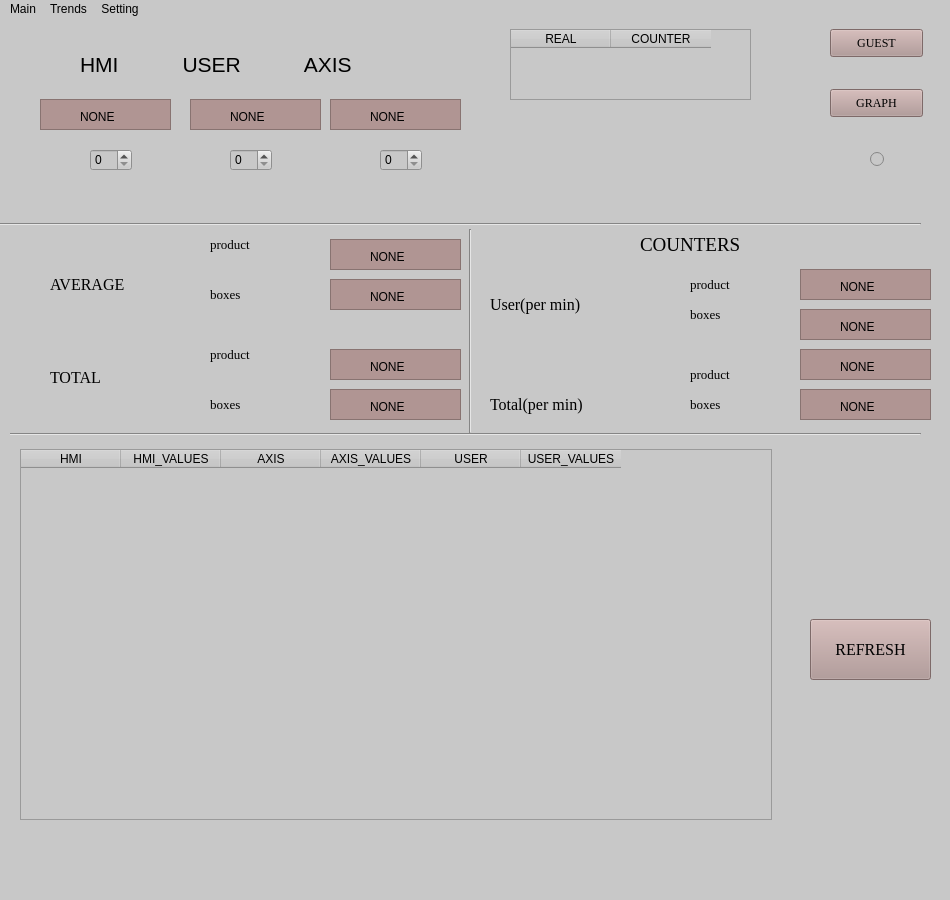
<?xml version="1.0" encoding="UTF-8"?>
<ui version="4.0">
 <class>MainWindow</class>
 <widget class="QMainWindow" name="MainWindow">
  <property name="geometry">
   <rect>
    <x>0</x>
    <y>0</y>
    <width>950</width>
    <height>900</height>
   </rect>
  </property>
  <property name="font">
   <font>
    <family>Times New Roman</family>
   </font>
  </property>
  <property name="windowTitle">
   <string>MainWindow</string>
  </property>
  <property name="styleSheet">
   <string notr="true">background-color: rgb(200, 200, 200);</string>
  </property>
  <widget class="QWidget" name="centralwidget">
   <widget class="QPushButton" name="pushButton">
    <property name="geometry">
     <rect>
      <x>830</x>
      <y>10</y>
      <width>93</width>
      <height>28</height>
     </rect>
    </property>
    <property name="font">
     <font>
      <family>Times New Roman</family>
     </font>
    </property>
    <property name="styleSheet">
     <string notr="true">background-color: rgb(23, 93, 255);
background-color: rgb(176, 149, 147);</string>
    </property>
    <property name="text">
     <string>GUEST</string>
    </property>
   </widget>
   <widget class="QLabel" name="label">
    <property name="geometry">
     <rect>
      <x>80</x>
      <y>20</y>
      <width>531</width>
      <height>51</height>
     </rect>
    </property>
    <property name="font">
     <font>
      <pointsize>16</pointsize>
     </font>
    </property>
    <property name="text">
     <string>HMI           USER           AXIS</string>
    </property>
   </widget>
   <widget class="Line" name="line">
    <property name="geometry">
     <rect>
      <x>10</x>
      <y>400</y>
      <width>911</width>
      <height>31</height>
     </rect>
    </property>
    <property name="styleSheet">
     <string notr="true">color: rgb(255, 255, 255);
selection-background-color: rgb(255, 255, 255);</string>
    </property>
    <property name="orientation">
     <enum>Qt::Horizontal</enum>
    </property>
   </widget>
   <widget class="Line" name="line_4">
    <property name="geometry">
     <rect>
      <x>0</x>
      <y>190</y>
      <width>921</width>
      <height>31</height>
     </rect>
    </property>
    <property name="font">
     <font>
      <weight>75</weight>
      <bold>true</bold>
     </font>
    </property>
    <property name="styleSheet">
     <string notr="true">border-bottom-color: rgb(255, 255, 255);
gridline-color: rgb(255, 255, 255);
border-right-color: rgb(255, 255, 255);
alternate-background-color: rgb(255, 255, 255);
border-color: rgb(255, 255, 255);
color: rgb(255, 255, 255);</string>
    </property>
    <property name="orientation">
     <enum>Qt::Horizontal</enum>
    </property>
   </widget>
   <widget class="QLabel" name="label_2">
    <property name="geometry">
     <rect>
      <x>50</x>
      <y>250</y>
      <width>111</width>
      <height>31</height>
     </rect>
    </property>
    <property name="font">
     <font>
      <family>Times New Roman</family>
      <pointsize>12</pointsize>
     </font>
    </property>
    <property name="text">
     <string>AVERAGE</string>
    </property>
   </widget>
   <widget class="QSpinBox" name="spinBox">
    <property name="geometry">
     <rect>
      <x>380</x>
      <y>130</y>
      <width>42</width>
      <height>22</height>
     </rect>
    </property>
   </widget>
   <widget class="QSpinBox" name="spinBox_2">
    <property name="geometry">
     <rect>
      <x>230</x>
      <y>130</y>
      <width>42</width>
      <height>22</height>
     </rect>
    </property>
   </widget>
   <widget class="QSpinBox" name="spinBox_3">
    <property name="geometry">
     <rect>
      <x>90</x>
      <y>130</y>
      <width>42</width>
      <height>22</height>
     </rect>
    </property>
   </widget>
   <widget class="QPushButton" name="pushButton_2">
    <property name="geometry">
     <rect>
      <x>830</x>
      <y>70</y>
      <width>93</width>
      <height>28</height>
     </rect>
    </property>
    <property name="font">
     <font>
      <family>Times New Roman</family>
     </font>
    </property>
    <property name="styleSheet">
     <string notr="true">background-color: rgb(23, 93, 255);
background-color: rgb(176, 149, 147);</string>
    </property>
    <property name="text">
     <string>GRAPH</string>
    </property>
   </widget>
   <widget class="QLabel" name="label_15">
    <property name="geometry">
     <rect>
      <x>50</x>
      <y>350</y>
      <width>81</width>
      <height>16</height>
     </rect>
    </property>
    <property name="font">
     <font>
      <family>Times New Roman</family>
      <pointsize>12</pointsize>
     </font>
    </property>
    <property name="text">
     <string>TOTAL</string>
    </property>
   </widget>
   <widget class="QLabel" name="label_3">
    <property name="geometry">
     <rect>
      <x>210</x>
      <y>210</y>
      <width>81</width>
      <height>31</height>
     </rect>
    </property>
    <property name="font">
     <font>
      <family>Times New Roman</family>
      <pointsize>10</pointsize>
     </font>
    </property>
    <property name="text">
     <string>product</string>
    </property>
   </widget>
   <widget class="QLabel" name="label_5">
    <property name="geometry">
     <rect>
      <x>210</x>
      <y>260</y>
      <width>81</width>
      <height>31</height>
     </rect>
    </property>
    <property name="font">
     <font>
      <family>Times New Roman</family>
      <pointsize>10</pointsize>
     </font>
    </property>
    <property name="text">
     <string>boxes</string>
    </property>
   </widget>
   <widget class="QTableWidget" name="tableWidget">
    <property name="geometry">
     <rect>
      <x>20</x>
      <y>430</y>
      <width>752</width>
      <height>371</height>
     </rect>
    </property>
    <property name="styleSheet">
     <string notr="true">selection-color: rgb(176, 149, 147);</string>
    </property>
    <column>
     <property name="text">
      <string>HMI</string>
     </property>
    </column>
    <column>
     <property name="text">
      <string>HMI_VALUES</string>
     </property>
    </column>
    <column>
     <property name="text">
      <string>AXIS</string>
     </property>
    </column>
    <column>
     <property name="text">
      <string>AXIS_VALUES</string>
     </property>
    </column>
    <column>
     <property name="text">
      <string>USER</string>
     </property>
    </column>
    <column>
     <property name="text">
      <string>USER_VALUES</string>
     </property>
    </column>
   </widget>
   <widget class="QLabel" name="label_7">
    <property name="geometry">
     <rect>
      <x>210</x>
      <y>320</y>
      <width>81</width>
      <height>31</height>
     </rect>
    </property>
    <property name="font">
     <font>
      <family>Times New Roman</family>
      <pointsize>10</pointsize>
     </font>
    </property>
    <property name="text">
     <string>product</string>
    </property>
   </widget>
   <widget class="QLabel" name="label_11">
    <property name="geometry">
     <rect>
      <x>210</x>
      <y>370</y>
      <width>81</width>
      <height>31</height>
     </rect>
    </property>
    <property name="font">
     <font>
      <family>Times New Roman</family>
      <pointsize>10</pointsize>
     </font>
    </property>
    <property name="text">
     <string>boxes</string>
    </property>
   </widget>
   <widget class="QLabel" name="label_9">
    <property name="geometry">
     <rect>
      <x>690</x>
      <y>370</y>
      <width>81</width>
      <height>31</height>
     </rect>
    </property>
    <property name="font">
     <font>
      <family>Times New Roman</family>
      <pointsize>10</pointsize>
     </font>
    </property>
    <property name="text">
     <string>boxes</string>
    </property>
   </widget>
   <widget class="Line" name="line_3">
    <property name="geometry">
     <rect>
      <x>450</x>
      <y>210</y>
      <width>41</width>
      <height>204</height>
     </rect>
    </property>
    <property name="orientation">
     <enum>Qt::Vertical</enum>
    </property>
   </widget>
   <widget class="QLabel" name="label_14">
    <property name="geometry">
     <rect>
      <x>690</x>
      <y>250</y>
      <width>81</width>
      <height>31</height>
     </rect>
    </property>
    <property name="font">
     <font>
      <family>Times New Roman</family>
      <pointsize>10</pointsize>
     </font>
    </property>
    <property name="text">
     <string>product</string>
    </property>
   </widget>
   <widget class="QLabel" name="label_12">
    <property name="geometry">
     <rect>
      <x>690</x>
      <y>280</y>
      <width>81</width>
      <height>31</height>
     </rect>
    </property>
    <property name="font">
     <font>
      <family>Times New Roman</family>
      <pointsize>10</pointsize>
     </font>
    </property>
    <property name="text">
     <string>boxes</string>
    </property>
   </widget>
   <widget class="QLabel" name="label_4">
    <property name="geometry">
     <rect>
      <x>490</x>
      <y>270</y>
      <width>161</width>
      <height>31</height>
     </rect>
    </property>
    <property name="font">
     <font>
      <family>Times New Roman</family>
      <pointsize>12</pointsize>
     </font>
    </property>
    <property name="text">
     <string>User(per min)</string>
    </property>
   </widget>
   <widget class="QLabel" name="label_6">
    <property name="geometry">
     <rect>
      <x>640</x>
      <y>210</y>
      <width>181</width>
      <height>31</height>
     </rect>
    </property>
    <property name="font">
     <font>
      <family>Times New Roman</family>
      <pointsize>14</pointsize>
     </font>
    </property>
    <property name="text">
     <string>COUNTERS</string>
    </property>
   </widget>
   <widget class="QLabel" name="label_8">
    <property name="geometry">
     <rect>
      <x>490</x>
      <y>370</y>
      <width>151</width>
      <height>31</height>
     </rect>
    </property>
    <property name="font">
     <font>
      <family>Times New Roman</family>
      <pointsize>12</pointsize>
     </font>
    </property>
    <property name="text">
     <string>Total(per min)</string>
    </property>
   </widget>
   <widget class="QLabel" name="label_16">
    <property name="geometry">
     <rect>
      <x>690</x>
      <y>340</y>
      <width>81</width>
      <height>31</height>
     </rect>
    </property>
    <property name="font">
     <font>
      <family>Times New Roman</family>
      <pointsize>10</pointsize>
     </font>
    </property>
    <property name="text">
     <string>product</string>
    </property>
   </widget>
   <widget class="QTableWidget" name="tableWidget_2">
    <property name="geometry">
     <rect>
      <x>510</x>
      <y>10</y>
      <width>241</width>
      <height>71</height>
     </rect>
    </property>
    <column>
     <property name="text">
      <string>REAL</string>
     </property>
    </column>
    <column>
     <property name="text">
      <string>COUNTER</string>
     </property>
    </column>
   </widget>
   <widget class="QFrame" name="frame">
    <property name="geometry">
     <rect>
      <x>330</x>
      <y>220</y>
      <width>131</width>
      <height>31</height>
     </rect>
    </property>
    <property name="styleSheet">
     <string notr="true">background-color: rgb(176, 149, 147);</string>
    </property>
    <property name="frameShape">
     <enum>QFrame::StyledPanel</enum>
    </property>
    <property name="frameShadow">
     <enum>QFrame::Raised</enum>
    </property>
    <widget class="QLabel" name="l4">
     <property name="geometry">
      <rect>
       <x>40</x>
       <y>10</y>
       <width>55</width>
       <height>16</height>
      </rect>
     </property>
     <property name="styleSheet">
      <string notr="true">font: 10pt &quot;Times New Roman&quot;;</string>
     </property>
     <property name="text">
      <string>NONE</string>
     </property>
    </widget>
   </widget>
   <widget class="QFrame" name="frame_2">
    <property name="geometry">
     <rect>
      <x>330</x>
      <y>260</y>
      <width>131</width>
      <height>31</height>
     </rect>
    </property>
    <property name="styleSheet">
     <string notr="true">background-color: rgb(176, 149, 147);</string>
    </property>
    <property name="frameShape">
     <enum>QFrame::StyledPanel</enum>
    </property>
    <property name="frameShadow">
     <enum>QFrame::Raised</enum>
    </property>
    <widget class="QLabel" name="l5">
     <property name="geometry">
      <rect>
       <x>40</x>
       <y>10</y>
       <width>55</width>
       <height>16</height>
      </rect>
     </property>
     <property name="styleSheet">
      <string notr="true">font: 10pt &quot;Times New Roman&quot;;</string>
     </property>
     <property name="text">
      <string>NONE</string>
     </property>
    </widget>
   </widget>
   <widget class="QFrame" name="frame_3">
    <property name="geometry">
     <rect>
      <x>330</x>
      <y>330</y>
      <width>131</width>
      <height>31</height>
     </rect>
    </property>
    <property name="styleSheet">
     <string notr="true">background-color: rgb(176, 149, 147);</string>
    </property>
    <property name="frameShape">
     <enum>QFrame::StyledPanel</enum>
    </property>
    <property name="frameShadow">
     <enum>QFrame::Raised</enum>
    </property>
    <widget class="QLabel" name="l6">
     <property name="geometry">
      <rect>
       <x>40</x>
       <y>10</y>
       <width>55</width>
       <height>16</height>
      </rect>
     </property>
     <property name="styleSheet">
      <string notr="true">font: 10pt &quot;Times New Roman&quot;;</string>
     </property>
     <property name="text">
      <string>NONE</string>
     </property>
    </widget>
   </widget>
   <widget class="QFrame" name="frame_4">
    <property name="geometry">
     <rect>
      <x>330</x>
      <y>370</y>
      <width>131</width>
      <height>31</height>
     </rect>
    </property>
    <property name="styleSheet">
     <string notr="true">background-color: rgb(176, 149, 147);</string>
    </property>
    <property name="frameShape">
     <enum>QFrame::StyledPanel</enum>
    </property>
    <property name="frameShadow">
     <enum>QFrame::Raised</enum>
    </property>
    <widget class="QLabel" name="l7">
     <property name="geometry">
      <rect>
       <x>40</x>
       <y>10</y>
       <width>55</width>
       <height>16</height>
      </rect>
     </property>
     <property name="styleSheet">
      <string notr="true">font: 10pt &quot;Times New Roman&quot;;</string>
     </property>
     <property name="text">
      <string>NONE</string>
     </property>
    </widget>
   </widget>
   <widget class="QFrame" name="frame_5">
    <property name="geometry">
     <rect>
      <x>800</x>
      <y>250</y>
      <width>131</width>
      <height>31</height>
     </rect>
    </property>
    <property name="styleSheet">
     <string notr="true">background-color: rgb(176, 149, 147);</string>
    </property>
    <property name="frameShape">
     <enum>QFrame::StyledPanel</enum>
    </property>
    <property name="frameShadow">
     <enum>QFrame::Raised</enum>
    </property>
    <widget class="QLabel" name="l8">
     <property name="geometry">
      <rect>
       <x>40</x>
       <y>10</y>
       <width>55</width>
       <height>16</height>
      </rect>
     </property>
     <property name="styleSheet">
      <string notr="true">font: 10pt &quot;Times New Roman&quot;;</string>
     </property>
     <property name="text">
      <string>NONE</string>
     </property>
    </widget>
   </widget>
   <widget class="QFrame" name="frame_6">
    <property name="geometry">
     <rect>
      <x>800</x>
      <y>290</y>
      <width>131</width>
      <height>31</height>
     </rect>
    </property>
    <property name="styleSheet">
     <string notr="true">background-color: rgb(176, 149, 147);</string>
    </property>
    <property name="frameShape">
     <enum>QFrame::StyledPanel</enum>
    </property>
    <property name="frameShadow">
     <enum>QFrame::Raised</enum>
    </property>
    <widget class="QLabel" name="l9">
     <property name="geometry">
      <rect>
       <x>40</x>
       <y>10</y>
       <width>55</width>
       <height>16</height>
      </rect>
     </property>
     <property name="styleSheet">
      <string notr="true">font: 10pt &quot;Times New Roman&quot;;</string>
     </property>
     <property name="text">
      <string>NONE</string>
     </property>
    </widget>
   </widget>
   <widget class="QFrame" name="frame_7">
    <property name="geometry">
     <rect>
      <x>800</x>
      <y>330</y>
      <width>131</width>
      <height>31</height>
     </rect>
    </property>
    <property name="styleSheet">
     <string notr="true">background-color: rgb(176, 149, 147);</string>
    </property>
    <property name="frameShape">
     <enum>QFrame::StyledPanel</enum>
    </property>
    <property name="frameShadow">
     <enum>QFrame::Raised</enum>
    </property>
    <widget class="QLabel" name="l10">
     <property name="geometry">
      <rect>
       <x>40</x>
       <y>10</y>
       <width>55</width>
       <height>16</height>
      </rect>
     </property>
     <property name="styleSheet">
      <string notr="true">font: 10pt &quot;Times New Roman&quot;;</string>
     </property>
     <property name="text">
      <string>NONE</string>
     </property>
    </widget>
   </widget>
   <widget class="QFrame" name="frame_8">
    <property name="geometry">
     <rect>
      <x>800</x>
      <y>370</y>
      <width>131</width>
      <height>31</height>
     </rect>
    </property>
    <property name="styleSheet">
     <string notr="true">background-color: rgb(176, 149, 147);</string>
    </property>
    <property name="frameShape">
     <enum>QFrame::StyledPanel</enum>
    </property>
    <property name="frameShadow">
     <enum>QFrame::Raised</enum>
    </property>
    <widget class="QLabel" name="l11">
     <property name="geometry">
      <rect>
       <x>40</x>
       <y>10</y>
       <width>55</width>
       <height>16</height>
      </rect>
     </property>
     <property name="styleSheet">
      <string notr="true">font: 10pt &quot;Times New Roman&quot;;</string>
     </property>
     <property name="text">
      <string>NONE</string>
     </property>
    </widget>
   </widget>
   <widget class="QFrame" name="frame_9">
    <property name="geometry">
     <rect>
      <x>40</x>
      <y>80</y>
      <width>131</width>
      <height>31</height>
     </rect>
    </property>
    <property name="styleSheet">
     <string notr="true">background-color: rgb(176, 149, 147);</string>
    </property>
    <property name="frameShape">
     <enum>QFrame::StyledPanel</enum>
    </property>
    <property name="frameShadow">
     <enum>QFrame::Raised</enum>
    </property>
    <widget class="QLabel" name="l1">
     <property name="geometry">
      <rect>
       <x>40</x>
       <y>10</y>
       <width>55</width>
       <height>16</height>
      </rect>
     </property>
     <property name="styleSheet">
      <string notr="true">font: 10pt &quot;Times New Roman&quot;;</string>
     </property>
     <property name="text">
      <string>NONE</string>
     </property>
    </widget>
   </widget>
   <widget class="QFrame" name="frame_10">
    <property name="geometry">
     <rect>
      <x>190</x>
      <y>80</y>
      <width>131</width>
      <height>31</height>
     </rect>
    </property>
    <property name="styleSheet">
     <string notr="true">background-color: rgb(176, 149, 147);</string>
    </property>
    <property name="frameShape">
     <enum>QFrame::StyledPanel</enum>
    </property>
    <property name="frameShadow">
     <enum>QFrame::Raised</enum>
    </property>
    <widget class="QLabel" name="l2">
     <property name="geometry">
      <rect>
       <x>40</x>
       <y>10</y>
       <width>55</width>
       <height>16</height>
      </rect>
     </property>
     <property name="styleSheet">
      <string notr="true">font: 10pt &quot;Times New Roman&quot;;</string>
     </property>
     <property name="text">
      <string>NONE</string>
     </property>
    </widget>
   </widget>
   <widget class="QFrame" name="frame_11">
    <property name="geometry">
     <rect>
      <x>330</x>
      <y>80</y>
      <width>131</width>
      <height>31</height>
     </rect>
    </property>
    <property name="styleSheet">
     <string notr="true">background-color: rgb(176, 149, 147);</string>
    </property>
    <property name="frameShape">
     <enum>QFrame::StyledPanel</enum>
    </property>
    <property name="frameShadow">
     <enum>QFrame::Raised</enum>
    </property>
    <widget class="QLabel" name="l3">
     <property name="geometry">
      <rect>
       <x>40</x>
       <y>10</y>
       <width>55</width>
       <height>16</height>
      </rect>
     </property>
     <property name="styleSheet">
      <string notr="true">font: 10pt &quot;Times New Roman&quot;;</string>
     </property>
     <property name="text">
      <string>NONE</string>
     </property>
    </widget>
   </widget>
   <widget class="QRadioButton" name="radioButton">
    <property name="geometry">
     <rect>
      <x>870</x>
      <y>130</y>
      <width>41</width>
      <height>20</height>
     </rect>
    </property>
    <property name="text">
     <string/>
    </property>
   </widget>
   <widget class="QPushButton" name="pushButton_3">
    <property name="geometry">
     <rect>
      <x>810</x>
      <y>600</y>
      <width>121</width>
      <height>61</height>
     </rect>
    </property>
    <property name="font">
     <font>
      <family>Times New Roman</family>
      <pointsize>12</pointsize>
      <weight>50</weight>
      <bold>false</bold>
     </font>
    </property>
    <property name="styleSheet">
     <string notr="true">background-color: rgb(176, 149, 147);</string>
    </property>
    <property name="text">
     <string>REFRESH</string>
    </property>
   </widget>
  </widget>
  <widget class="QMenuBar" name="menubar">
   <property name="geometry">
    <rect>
     <x>0</x>
     <y>0</y>
     <width>950</width>
     <height>26</height>
    </rect>
   </property>
   <widget class="QMenu" name="menuMain">
    <property name="title">
     <string>Main</string>
    </property>
   </widget>
   <widget class="QMenu" name="menuTrends">
    <property name="title">
     <string>Trends</string>
    </property>
   </widget>
   <widget class="QMenu" name="menuSetting">
    <property name="title">
     <string>Setting</string>
    </property>
   </widget>
   <addaction name="menuMain"/>
   <addaction name="menuTrends"/>
   <addaction name="menuSetting"/>
  </widget>
  <widget class="QStatusBar" name="statusbar"/>
 </widget>
 <resources/>
 <connections/>
</ui>
